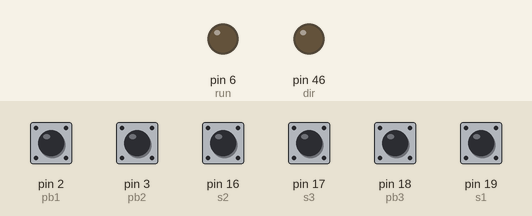
Recording of a sketch running on a simulated Arduino Mega 2560, built with avr-gcc and run on an emulated ATmega2560. Shown: output pins drawn as LEDs (lit = HIGH). Inputs (shaded band) come from the test bench; at power-on: pin 2 (pb1), pin 3 (pb2), pin 16 (s2), pin 17 (s3), pin 18 (pb3), pin 19 (s1) HIGH.

Above: at 1.2 s.
1.3 s: pin 3 (pb2) pulled LOW for 0.15 s
At 1.4 s:
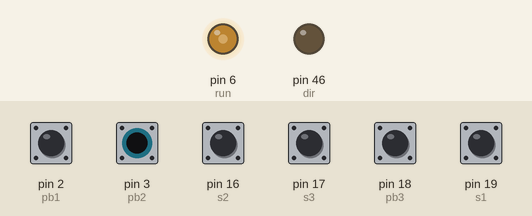
3.0 s: pin 2 (pb1) pulled LOW for 0.15 s
At 3.7 s:
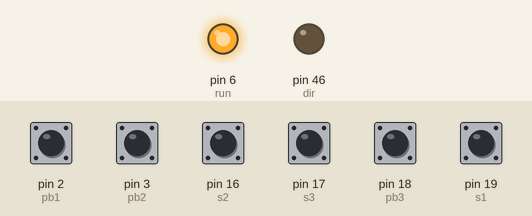
Timing chart, 0 to 6.0 s (numbered marks = the images above; inputs shaded):
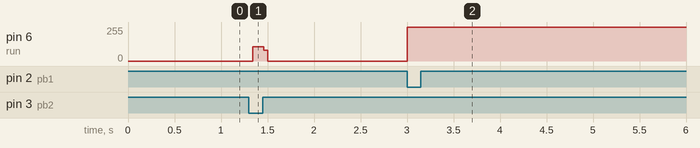

Measured:
- after the input at 1.3 s, pin 6 (run): 0/255 → 107/255 at once, → 0/255 0.12 s later
- after the input at 3.0 s, pin 6 (run): 0/255 → 255/255 at once

The sketch:

code.ino
```cpp
#define pb1 2
#define pb2 3
#define pb3 18
#define s1 19
#define s2 16
#define s3 17
#define run 6
#define dir 46
int b;


void setup() {
  pinMode(pb1, INPUT_PULLUP);
  pinMode(pb2, INPUT_PULLUP);
  pinMode(pb3, INPUT_PULLUP);
  pinMode(run, OUTPUT);
  pinMode(dir, OUTPUT);


  pinMode(s1, INPUT_PULLUP);
  pinMode(s2, INPUT_PULLUP);
  pinMode(s3, INPUT_PULLUP);
  b = 1;
  // put your setup code here, to run once:
}

void loop() {
  if (b == 1) {
    digitalWrite(run, LOW);
    digitalWrite(dir, LOW);
    b = 2;
  }
  if (b == 2) {
    if (digitalRead(pb1) == 0) {
      b = 3;
    } else {
      b = 6;
    }
  }
  if (b == 3) {
    if (digitalRead(s1) == 0) {
      b == 1;
    } else {
      b = 4;
    }
  }
  if (b == 4) {
    digitalWrite(run, HIGH);
    digitalWrite(dir, LOW);
    b = 5;
  }
  if (b == 5) {
    if (digitalRead(s1) == 0) {
      b = 1;
    }
  }
  if (b == 6) {
    if (digitalRead(pb2) == 0) {
      b = 7;

    } else {
      b = 12;
    }
  }
  if (b == 7) {
    if (digitalRead(s3) == 1) {
      b = 8;
    } else {
      b = 10;
    }
  }

  if (b == 8) {
    digitalWrite(run, HIGH);
    digitalWrite(dir, LOW);
    b = 9;
  }
  if (b == 9) {
    if (digitalRead(s2) == 1) {
      b = 1;
    }
  }

  if (b == 10) {
    if (digitalRead(s1) == 0) {
      b = 11;

    } else {
      b = 1;
    }
  }
  if (b == 11) {
    digitalWrite(run, HIGH);
    digitalWrite(dir, HIGH);
    b = 9;
  }

  if (b == 12) {
    if (digitalRead(pb3) == 0) {
      b = 13;

    } else {
      b = 1;
    }
  }
  if (b == 13) {
    if (digitalRead(s3) == 1) {
      b = 1;

    } else {
      b = 14;
    }
  }
  if (b == 14) {
    digitalWrite(run, HIGH);
    digitalWrite(dir, HIGH);
    b = 15;
  }
  if (b == 15) {
    if (digitalRead(s3) == 1) {
      b = 1;
    }
  }


  // put your main code here, to run repeatedly:
}
```
